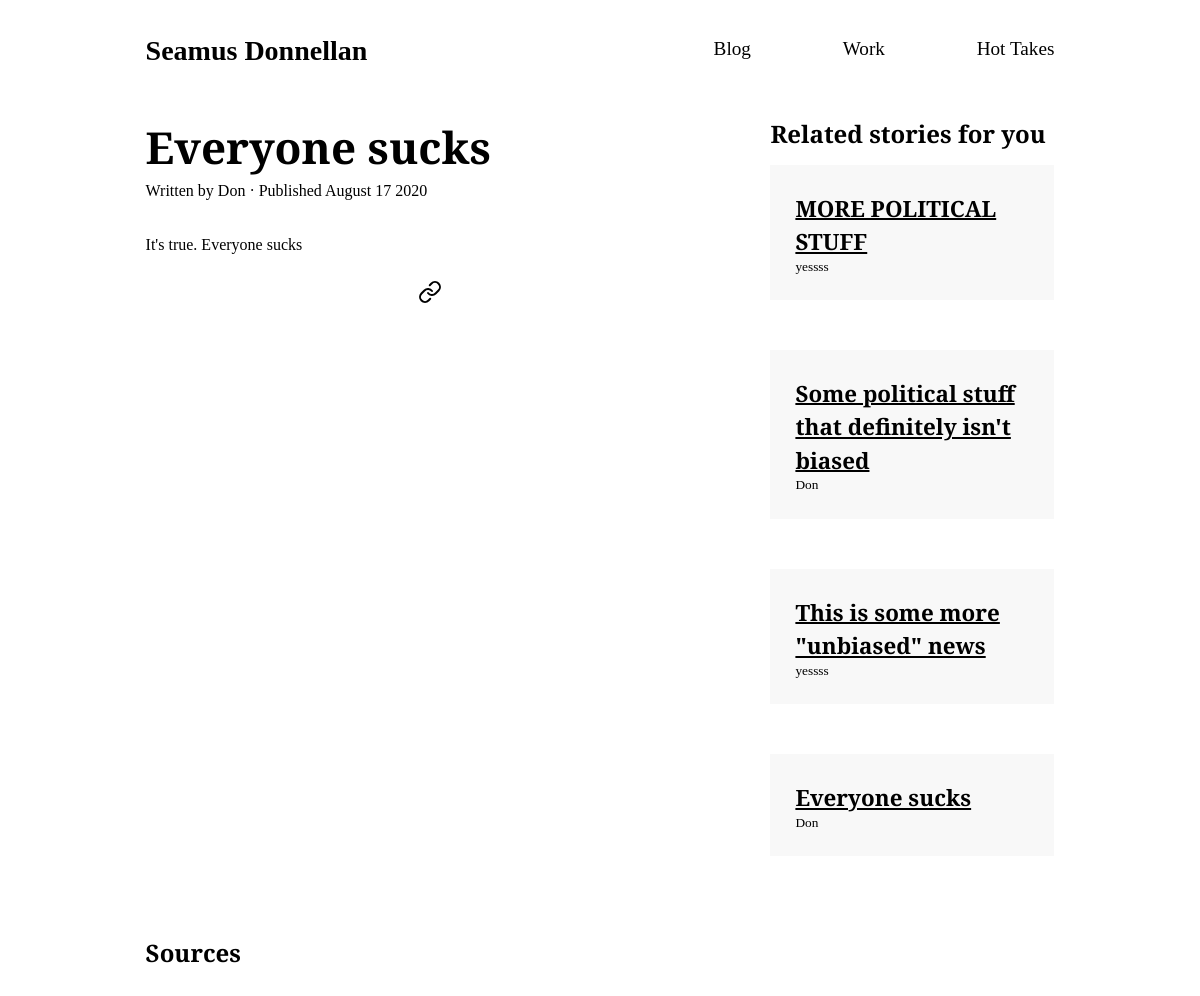
Page /take/everyone-sucks/ on the committed database.
### core/models.py (models this page shows, shortened)
class HotTake(models.Model):
    author = models.ForeignKey(User, on_delete=models.CASCADE)
    title = models.CharField(max_length=100)
    content = RichTextField()
    timestamp = models.DateTimeField(auto_now_add=True)
    opinion = models.BooleanField(default=False)
    sourced = models.ManyToManyField("Source",related_name='sourced')
    slug = models.SlugField(unique=True,default="",max_length=1000)

### core/views.py (the view)
# urls.py: path('take/<slug>/',views.take_detail,name='take'),
def take_detail(request,slug):
    take = get_object_or_404(HotTake,slug=slug)
    takes = HotTake.objects.all()
    random_items = random.sample(list(takes),4)
    sources = Source.objects.filter(sourced__in=[take])
    context = {
        'take':take,
        'random':random_items,
        'sources':sources
    }
    return render(request,'core/take.html',context)

### core/templates/core/take.html (shortened to what this page needs)
{% extends 'core/base.html' %}
{% load static %}
{% block content %}
<div class="take">
    <div class="take__container">
        <div class="take__heading">
            <h1>{{ take.title }}</h1>
            <p style="margin-top: 5px">Written by {{ take.author }} &middot; Published {{ take.timestamp|date:"F d Y" }}</p>
        </div>
        <div class="take__body">
            <p style="margin-top: 30px;">{{ take.content|safe }}</p>
        </div>
        <div style="text-align: center; display: flex; justify-content: center; margin-top: 20px;" class="post__icons">
            <a href="index" data-feather="link"></a>
        </div>
    </div>
    <div class="take__sources">
        <h2 style="margin: 10px 0">Sources</h2>
    </div>
    <div class="take__related">
        <h2 style="margin-bottom: 15px;">Related stories for you</h2>
        {% for random in random %}
        <div class="take__related-modal">
            <h1 style="font-size: 1.4em;"><a style="color: black;" href="{% url 'core:take' slug=random.slug %}">{{ random.title }}</a></h1>
            <small>{{ random.author }}</small>
        </div>
        {% endfor %}
    </div>
</div>
{% endblock %}

### core/static/css/main.css (style rules this page uses)
* { margin: 0; padding: 0; -webkit-box-sizing: border-box; box-sizing: border-box; vertical-align: middle; }
.take { font-family: "Playfair Display", serif; display: -ms-grid; display: grid; -ms-grid-columns: 10% 50% 5% auto 10%; grid-template-columns: 10% 50% 5% auto 10%; -ms-grid-rows: 50px auto; grid-template-rows: 50px auto; }
.take__container { -ms-grid-row: 2; grid-row: 2; -ms-grid-column: 2; -ms-grid-column-span: 1; grid-column: 2/3; font-family: "Playfair Display", serif; }
.take__heading h1 { font-size: 2.75em; }
.take__body { line-height: 30px; }
.take__sources { -ms-grid-column: 2; -ms-grid-column-span: 1; grid-column: 2/3; -ms-grid-row: 3; grid-row: 3; margin-top: 20px; }
.take__related { font-family: "Playfair Display", serif; -ms-grid-row: 2; grid-row: 2; -ms-grid-column: 4; -ms-grid-column-span: 1; grid-column: 4/5; }
.take__related-modal { cursor: pointer; margin: 0 0 50px 0; padding: 25px; background: #f8f8f8; }

### rows in the picture
HotTake: title "Everyone sucks", author "Don", timestamp "August 17 2020", content "It's true. Everyone sucks"
HotTake: title "MORE POLITICAL STUFF", author "yessss"
HotTake: title "Some political stuff that definitely isn't biased", author "Don"
HotTake: title "This is some more \"unbiased\" news", author "yessss"
